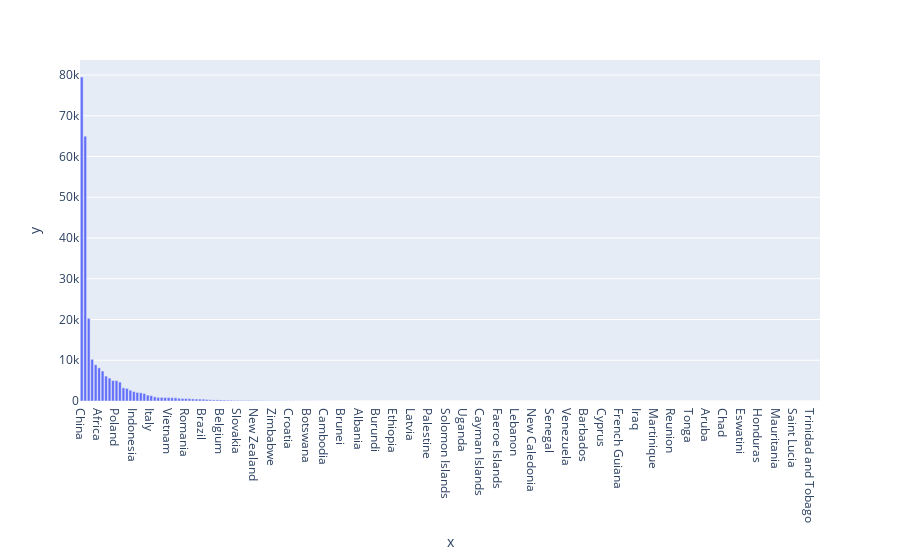

Notebook code for this chart:
### Code cell
# 9
#For Coal dataset, Find all the individuaL country names. For Example : China, India, US,Canada and arrange them from highest to lowest production of electricity and group by country. 
#Using the NOT keyword and same pattern with AND instead of OR we get the required result of all individual countries which are not continents and group of countries.

read_cursor = myconnection.cursor(buffered=True, named_tuple=True)

query_string_only_countires = (
"SELECT SUM(TWh) as TWh_Sum, Country FROM Coal_electricity GROUP BY Country HAVING Country NOT like 'Asia%' AND Country NOT LIKE 'Europe%' AND Country NOT LIKE 'South%America%' AND Country NOT LIKE 'North%America%' AND Country NOT LIKE '%(BP)' AND country NOT LIKE '%countries' AND Country NOT LIKE '%(Ember)' AND Country NOT LIKE 'Oceania' AND Country NOT LIKE 'World' ORDER BY TWh_Sum DESC;")
#Find all the individual country names.
read_cursor.execute(query_string_only_countires)

#Converting output into dataframe for visualization.
columns = [desc[0] for desc in read_cursor.description]
data_df = pd.DataFrame(read_cursor.fetchall(), columns=columns)
print_queries(read_cursor);
read_cursor.close()

data_df.head(10)

import plotly.express as px
fig = px.bar(x=data_df["Country"], y=data_df["TWh_Sum"])
fig.show()

read_cursor.close()

### Figure 1 — Plotly figure (JSON) as saved in the notebook; plotly's stock layout.template omitted (floating-point values rounded to 4 significant figures; data arrays with more than 128 entries replaced by an {"elided": "..."} marker saying what was removed)
{"data": [{"alignmentgroup": "True", "hovertemplate": "x=%{x}<br>y=%{y}<extra></extra>", "legendgroup": "", "marker": {"color": "#636efa", "pattern": {"shape": ""}}, "name": "", "offsetgroup": "", "orientation": "v", "showlegend": false, "textposition": "auto", "type": "bar", "x": {"elided": "213 str values"}, "xaxis": "x", "y": {"elided": "213 int values"}, "yaxis": "y"}], "layout": {"autosize": true, "barmode": "relative", "legend": {"tracegroupgap": 0}, "margin": {"t": 60}, "xaxis": {"anchor": "y", "autorange": true, "domain": [0, 1], "range": [-0.5, 212.5], "title": {"text": "x"}, "type": "category"}, "yaxis": {"anchor": "x", "autorange": true, "domain": [0, 1], "range": [0, 83690.0], "title": {"text": "y"}, "type": "linear"}}}
